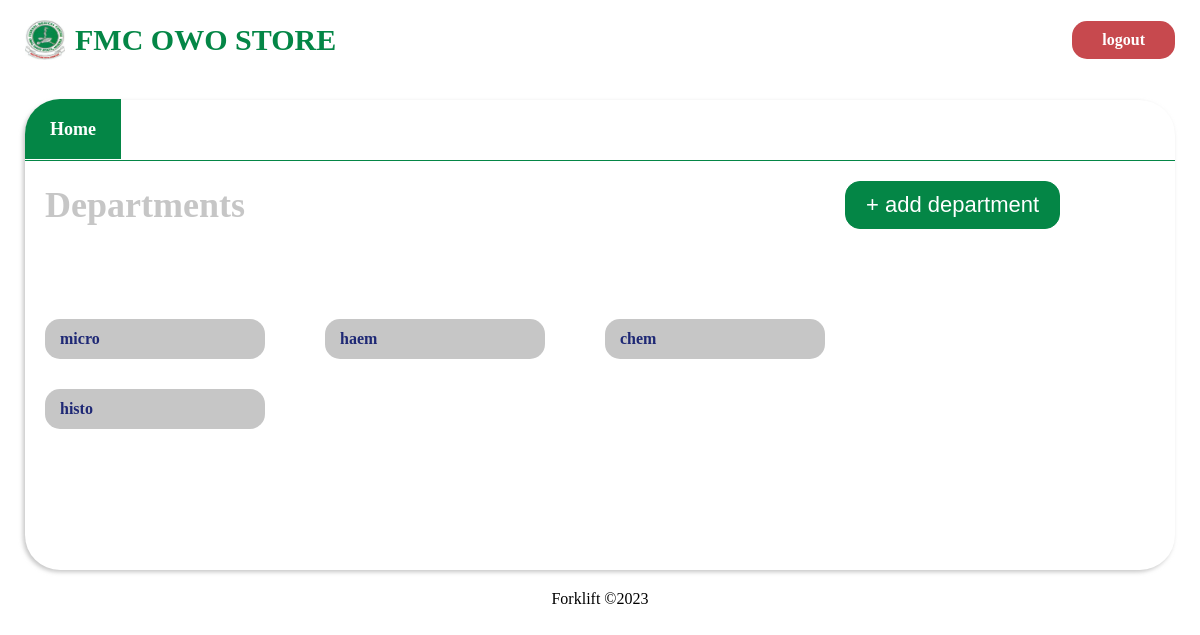
/department (signed in), run on an earlier commit of the app's database.
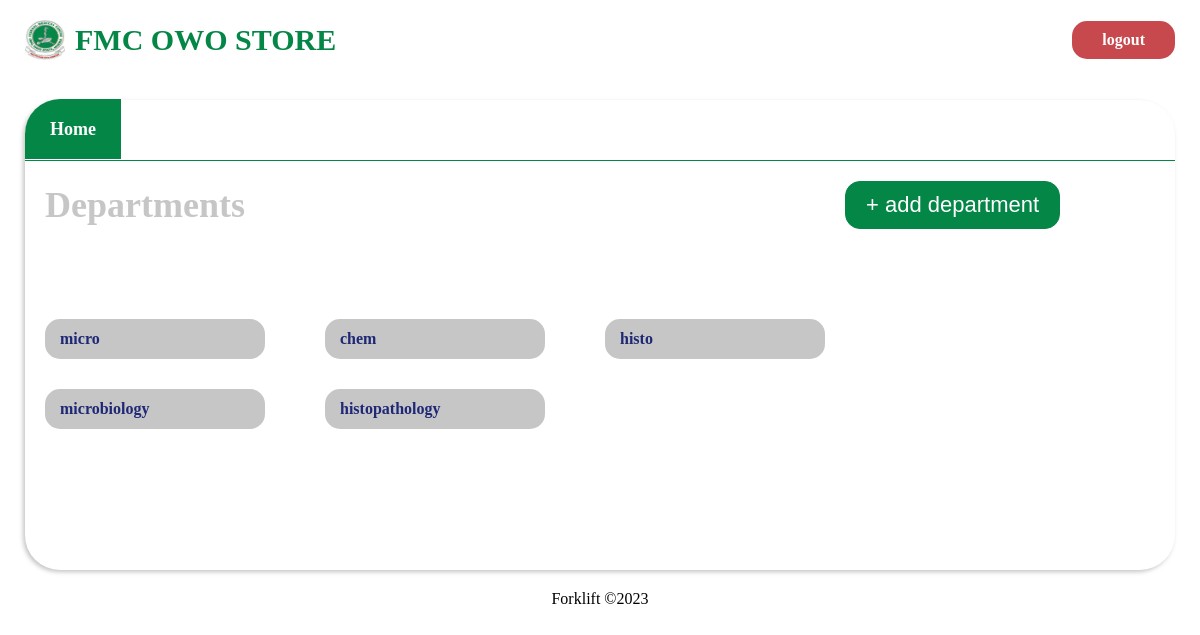
And on a later commit of the database.
### store/models.py (models this page shows)
class Department(models.Model):
    dept_name = models.CharField(max_length=500)

### store/views.py (the view, shortened to what this page needs)
# urls.py: path('department', views.department, name='department'),
@login_required
def department(request):
    dept = Department.objects.all()
    return render(request, 'department.html', {"department": dept})

### templates/department.html (shortened to what this page needs)
{% load static %}
<!DOCTYPE html>
<html lang="en">
<head>
    <link href="{% static './css/department.css' %}" rel="stylesheet">
</head>
<body>
    <header>
        <a href="{% url 'store:index' %}" class="header_wrapper">
            <img src="{% static './assets/fmc_owo_logo.jpg' %}" alt="">
            <h1>FMC OWO STORE</h1>
        </a>
        {% if user.is_authenticated %}
        <span class="logout"><a href="{% url 'store:logout' %}">logout</a></span>
        {% else %}
        <span class="login"><a href="{% url 'store:login' %}">login</a></span>
        {% endif %}
    </header>
    <main>
        <section class="hero">
            <div class="dept_nav">
                <a href="/"><span class="active1">Home</span></a>
            </div>
            <div class="card_wrapper">
                <div class="header_div">
                    <h3>Departments</h3>
                    <div class="wrapper">
                        <button onclick="handleNewDept()">+ add department</button>
                    </div>
                </div>
                <div class="items_wrapper">
                    {% for dept in department  %}
                    <div class="card">
                        <span>{{dept.dept_name}}</span>
                    </div>
                    {% endfor %}
                </div>
            </div>
        </section>
    </main>
    <footer>
        <Span>Forklift &copy2023</Span>
    </footer>
</body>
</html>

What changed in the data, as far as the page shows it:
removed Department: dept_name "haem"
added Department: dept_name "microbiology"
added Department: dept_name "histopathology"
